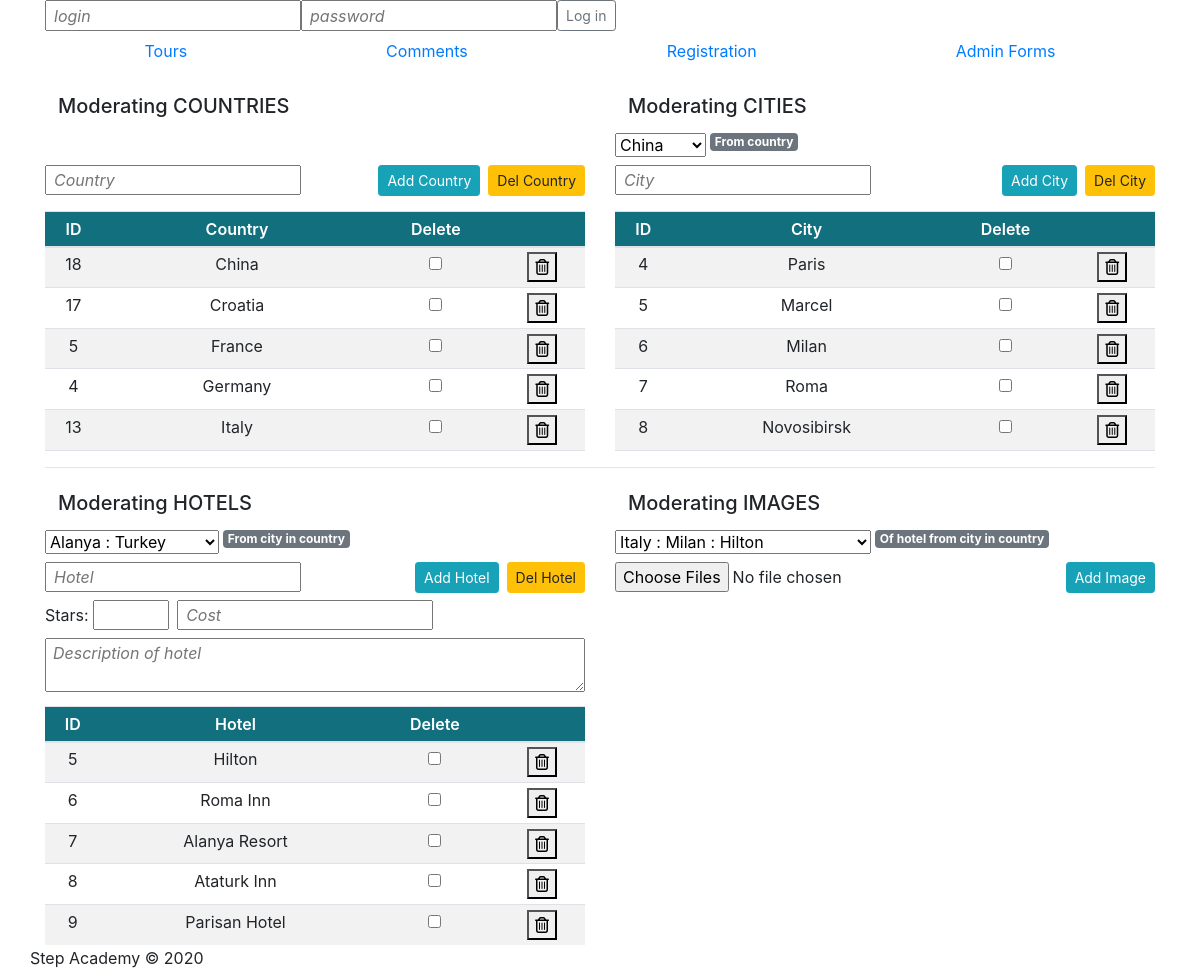
The app's page /index.php?page=4 with its own data.
### tables this page shows
CREATE TABLE `countries` (
  `id` int(11) NOT NULL,
  `country` varchar(64) DEFAULT NULL
);

CREATE TABLE `cities` (
  `id` int(11) NOT NULL,
  `city` varchar(64) DEFAULT NULL,
  `countryid` int(11) DEFAULT NULL,
  `ucity` varchar(128) DEFAULT NULL
);

CREATE TABLE `hotels` (
  `id` int(11) NOT NULL,
  `hotel` varchar(64) DEFAULT NULL,
  `cityid` int(11) DEFAULT NULL,
  `countryid` int(11) DEFAULT NULL,
  `stars` int(11) DEFAULT NULL,
  `cost` int(11) DEFAULT NULL,
  `info` varchar(1024) DEFAULT NULL
);

### pages/admin.php (the view, shortened to what this page needs)
<?php $link = connect();?>
<div class="row">
   <div class="col-sm-12 col-md-6 left">
        <a class="btn" data-toggle="collapse" href="#blockA" role="button" aria-expanded="true" aria-controls="blockA">
        <h5>Moderating  COUNTRIES</h5></a>
        <div id="blockA" class="collapse show">
        <?php
        $sel = 'SELECT * FROM countries';
        $res = mysqli_query($link, $sel);
        echo "<form action='index.php?page=4' method='post' class='input-form mt-3' id='formcountry'>";
        echo "<input type='text' name='country' placeholder='Country' class='my-3'>";
        echo "<input type='submit' name='delcountry' value='Del Country' class='btn btn-sm btn-warning ml-2 mt-3 float-right'>";
        echo "<input type='submit' name='addcountry' value='Add Country' class='btn btn-sm btn-info ml-2 mt-3 float-right'>";
        echo "<br><div class='wndw'><table class='table table-sm table-striped'>";
        echo  '<thead><tr><th>ID</th><th>Country</th><th>Delete</th><th></th></tr></thead>';
        while($row = mysqli_fetch_array($res, MYSQLI_NUM)) {
            echo "<tr id='$row[0]'>
                <td>$row[0]</td>
                <td>$row[1]</td>
                <td><input type='checkbox' name='cb$row[0]'></td>
                <td><form action='index.php?page=4' method='post'>
                        <input type='hidden' name='idco' value='$row[0]'>
                        <button type='submit' name='delitem'><i class='fa fa-trash-o' aria-hidden='true'></i></button>
                    </form>
                </td>
            </tr>";
        }
        echo "</table></div>";
        echo "</form>";
        ?>
        </div>
    </div>
    <div class="col-sm-12 col-md-6 right">
        <a class="btn" data-toggle="collapse" href="#blockB" role="button" aria-expanded="true" aria-controls="blockB">
        <h5>Moderating  CITIES</h5></a>
        <div class="collapse show" id="blockB">
        <?php
        $res = mysqli_query($link, 'SELECT * FROM countries');
        echo "<form action='index.php?page=4' method='post' class='input-form' id='formcity'>";
        echo '<select name="countryname">';
        while($row = mysqli_fetch_array($res, MYSQLI_NUM)) {
            echo "<option value='$row[0]'>$row[1]</option>";
        }
        echo "</select>";
        echo "<span class='ml-1 badge badge-secondary align-top'>From country</span>";
        echo "<br><input type='text' name='city' placeholder='City' class='mt-2 mb-3'>";
        echo "<input type='submit' name='delcity' value='Del City' class='btn btn-sm btn-warning ml-2 mt-2 float-right'>";
        echo "<input type='submit' name='addcity' value='Add City' class='btn btn-sm btn-info ml-2 mt-2 float-right'>";
        $res = mysqli_query($link, 'SELECT * FROM cities');
        echo "<br><div class='wndw'><table class='table table-sm table-striped'>";
        echo  '<thead><tr><th>ID</th><th>City</th><th>Delete</th><th></th></tr></thead>';
        while($row = mysqli_fetch_array($res, MYSQLI_NUM)) {
            echo "<tr id='$row[0]'>
                <td>$row[0]</td>
                <td>$row[1]</td>
                <td><input type='checkbox' name='cbc$row[0]'></td>
                <td><form action='index.php?page=4' method='post'>
                        <input type='hidden' name='idco' value='$row[0]'>
                        <button type='submit' name='delitem'><i class='fa fa-trash-o' aria-hidden='true'></i></button>
                    </form>
                </td>
            </tr>";
        }
        echo "</div></table>";
        echo "</form>";
        ?>
            </div>
        </div>
    </div>
</div>
    <hr>
<div class="row">
    <div class="col-sm-12 col-md-6 left">
        <a class="btn" data-toggle="collapse" href="#blockC" role="button" aria-expanded="true" aria-controls="blockC">
        <h5>Moderating  HOTELS</h5></a>
        <div class="collapse show" id="blockC">
        <?php
        echo "<form action='index.php?page=4' method='post' class='input-form' id='formhotel'>";
        $sel = 'SELECT ci.id, ci.city, co.country, co.id FROM countries co, cities ci WHERE ci.countryid=co.id';
        $res = mysqli_query($link, $sel);
        echo "<select name='hcity'>";
        while($row = mysqli_fetch_array($res, MYSQLI_NUM)) {
            echo "<option value='$row[0]'>$row[1] : $row[2]</option>";
        }
        echo "</select>";
        echo "<span class='ml-1 badge badge-secondary align-top'>From city in country</span>";
        echo "<br><input type='text' name='hotel' placeholder='Hotel' class='my-2'>";
        echo "<input type='submit' name='delhotel' value='Del Hotel' class='btn btn-sm btn-warning ml-2 mt-2 float-right'>";
        echo "<input type='submit' name='addhotel' value='Add Hotel' class='btn btn-sm btn-info ml-2 mt-2 float-right'>";
        echo "<br><lable for='stars'>Stars: <input type='number' name='stars' id='stars' min='1' max='5'></lable>";
        echo "<input type='text' name='cost' placeholder='Cost' class='ml-2'>";
        echo "<br><textarea name='info' placeholder='Description of hotel'class='my-2'></textarea>";
        $res = mysqli_query($link, 'SELECT * FROM hotels');
        echo "<br><div class='wndw'><table class='table table-sm table-striped'>";
        echo  '<thead><tr><th>ID</th><th>Hotel</th><th>Delete</th><th></th></tr></thead>';
        while($row = mysqli_fetch_array($res, MYSQLI_NUM)) {
            echo "<tr id='$row[0]'>
                <td>$row[0]</td>
                <td>$row[1]</td>
                <td><input type='checkbox' name='cbh$row[0]'></td>
                <td><form action='index.php?page=4' method='post'>
                        <input type='hidden' name='idco' value='$row[0]'>
                        <button type='submit' name='delitem'><i class='fa fa-trash-o' aria-hidden='true'></i></button>
                    </form>
                </td>
            </tr>";
        }
        echo "</div></table>";
        echo "</form>";
        ?>
        </div>
    </div>
    </div>
    <div class="col-sm-12 col-md-6 right">
        <a class="btn" data-toggle="collapse" href="#blockD" role="button" aria-expanded="true" aria-controls="blockD">
        <h5>Moderating  IMAGES</h5></a>
        <div class="collapse show" id="blockD">
        <?php
        echo "<form action='index.php?page=4' method='post' enctype='multipart/form-data' class='input-form'>";
        $sel = 'SELECT ho.id, co.country, ci.city, ho.hotel FROM countries co, cities ci, hotels ho WHERE ho.countryid=co.id AND ho.cityid=ci.id';
        $res = mysqli_query($link, $sel);
        echo "<select name='hotelid'>";
        while($row = mysqli_fetch_array($res, MYSQLI_NUM)) {
            echo "<option value='$row[0]'>$row[1] : $row[2] : $row[3]</option>";
        }
        echo "</select>";
        echo "<span class='ml-1 badge badge-secondary align-top'>Of hotel from city in country</span>";
        echo "<br><input type='file' name='file[]' multiple  accept='image/*' id='addimg' class='my-2'>";
        echo "<input type='submit' name='addimage' value='Add Image' class='btn btn-sm btn-info ml-2 mt-2 float-right'>";
        echo "</form>";
    ?>
        </div>
    </div>
</div>

### style.css (style rules this page uses)
input::placeholder, textarea::placeholder { font-style: italic; padding-left: 5px; }
textarea { width: 100%; }
.wndw { height: 30vh; overflow-y: scroll; cursor: grab; }
thead th { background-color: #116f7e; color: white; font-weight: 600; position: sticky; top: -1px; }
thead th:first-child { left: 0; z-index: 1; }
thead th:nth-child(2) { width: 50%; }
th, td { text-align: center; }

### records on screen
countries: id "18", country "China"
countries: id "17", country "Croatia"
countries: id "5", country "France"
countries: id "4", country "Germany"
countries: id "13", country "Italy"
cities: id "4", city "Paris"
cities: id "5", city "Marcel"
cities: id "6", city "Milan"
cities: id "7", city "Roma"
cities: id "8", city "Novosibirsk"
hotels: id "5", hotel "Hilton"
hotels: id "6", hotel "Roma Inn"
hotels: id "7", hotel "Alanya Resort"
hotels: id "8", hotel "Ataturk Inn"
hotels: id "9", hotel "Parisan Hotel"

### other values on screen
form field countryname "China"
form field hcity "Alanya : Turkey"
form field hotelid "Italy : Milan : Hilton"
